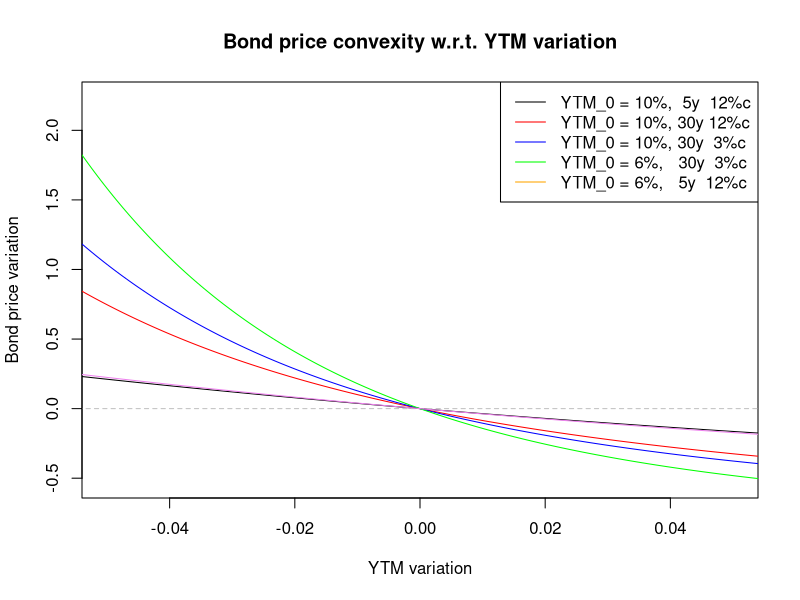
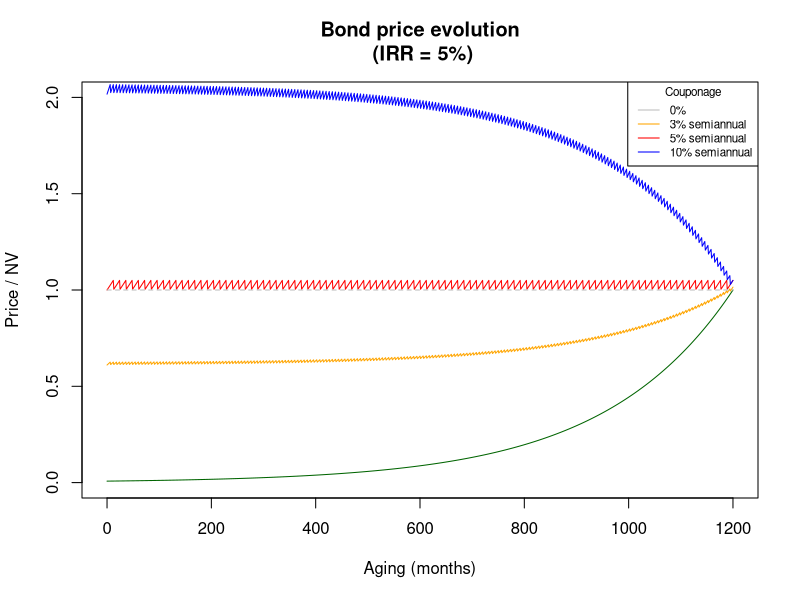

Here is the R script that generated these plots, in order:

# Convexity
price <- function(irr, maturity, cRate = 0, cFreq = 1, VN = 10000){ 
  p = VN/(1+irr)^maturity
  if (cRate != 0) {
    for (i in seq(cFreq, maturity, cFreq)){
      p = p + VN*cRate / (1+irr)^i
    }}
  return(p)
}

irrs = seq(-0.06, 0.06, 0.0005)
x1 = sapply(0.1 + irrs, price, maturity = 5, cRate = 0.12) / price(0.1, 5, 0.12) - 1
x2 = sapply(0.1 + irrs, price, maturity = 30, cRate =0.12) / price(0.1, 30, 0.12) - 1
x3 = sapply(0.1 + irrs, price, maturity = 30, cRate =0.03) / price(0.1, 30, 0.03) - 1
x4 = sapply(0.06 + irrs, price, maturity = 30, cRate =0.03) / price(0.06, 30, 0.03) -1
x5 = sapply(0.06 + irrs, price, maturity = 5, cRate =0.12) / price(0.06, 5, 0.12) -1

plot(irrs, x1, col = 1, type = "l",
     ylab = "Bond price variation", xlab = "YTM variation",
     ylim = c(min(x1,x2,x3,x4), max(x1,x2,x3,x4)),
     xlim = c(-0.05, 0.05),
     main = "Bond price convexity w.r.t. YTM variation")
lines(irrs, rep(0, length(irrs)), col = "grey", lty = 2)
lines(irrs,x2, col = "red")
lines(irrs,x3, col = "blue")
lines(irrs,x4, col = "green")
lines(irrs,x5, col = "violet")
legend("topright", legend = c("YTM_0 = 10%,  5y  12%c", "YTM_0 = 10%, 30y 12%c", 
                              "YTM_0 = 10%, 30y  3%c", "YTM_0 = 6%,   30y  3%c",
                              "YTM_0 = 6%,   5y  12%c"), 
       col = c("black", "red", "blue", "green", "orange"), lty = 1)



# Price fluctuation on zero-risk w/couponage
tprice <- function(t = 0, irr, antiq, cRate = 0, cFreq = 1, VN = 10000){ 
  # t is months, antiq is yrs, cFreq is coupons per year
  p = VN/(1+irr)^(antiq - t/12)
  if (cRate != 0) {
    cRate = cRate / cFreq
    for (i in seq(12/cFreq, antiq * 12, 12/cFreq)){
      if(i >= t){
        p = p + VN*cRate / (1+irr)^((i - t)/12) 
      }
    }}
  return(p)
}

mktIRR = 0.05
n = 100
ts = seq(0,n*12)
plot(ts, sapply(ts, tprice, irr = mktIRR, antiq = n, cRate = 0.05, cFreq = 1)/10000, 
     type="l", ylim = c(0,2), col = "red",
     xlab = "Aging (months)", ylab = "Price / NV",
     main = "Bond price evolution\n (IRR = 5%)")
lines(ts, sapply(ts, tprice, irr = mktIRR, antiq = n)/10000, col = "darkgreen")
lines(ts, sapply(ts, tprice, irr = mktIRR, antiq = n, cRate = 0.03, cFreq =  2)/10000, col = "orange")
lines(ts, sapply(ts, tprice, irr = mktIRR, antiq = n, cRate = 0.1, cFreq = 2)/10000, col = "blue")
lines(ts, rep(1,length(ts)), col = "grey", lty = 2)
legend("topright", title = "Couponage", legend = c("0%", "3% semiannual", "5% semiannual", 
                                                   "10% semiannual"), 
       col = c("grey", "orange", "red", "blue"), lty = 1,
       cex = 0.7)
